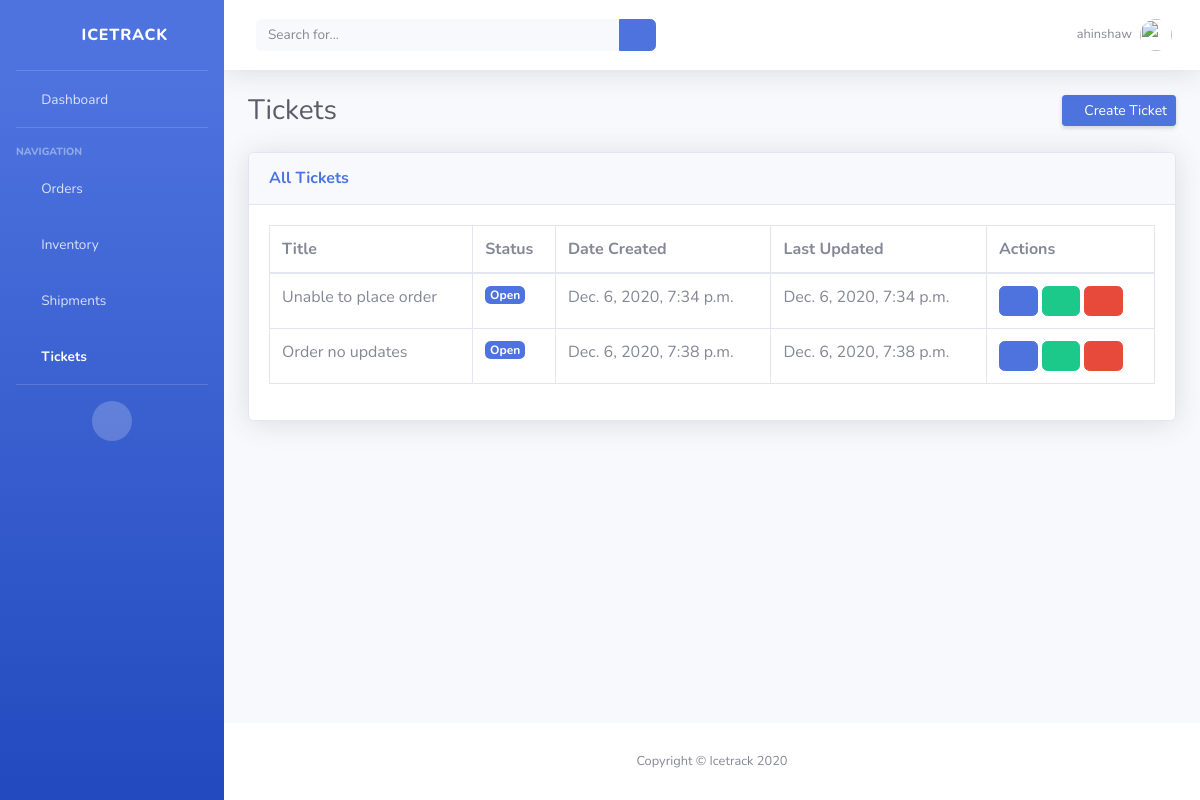
Page /tickets/ (signed in) on the earlier database version.
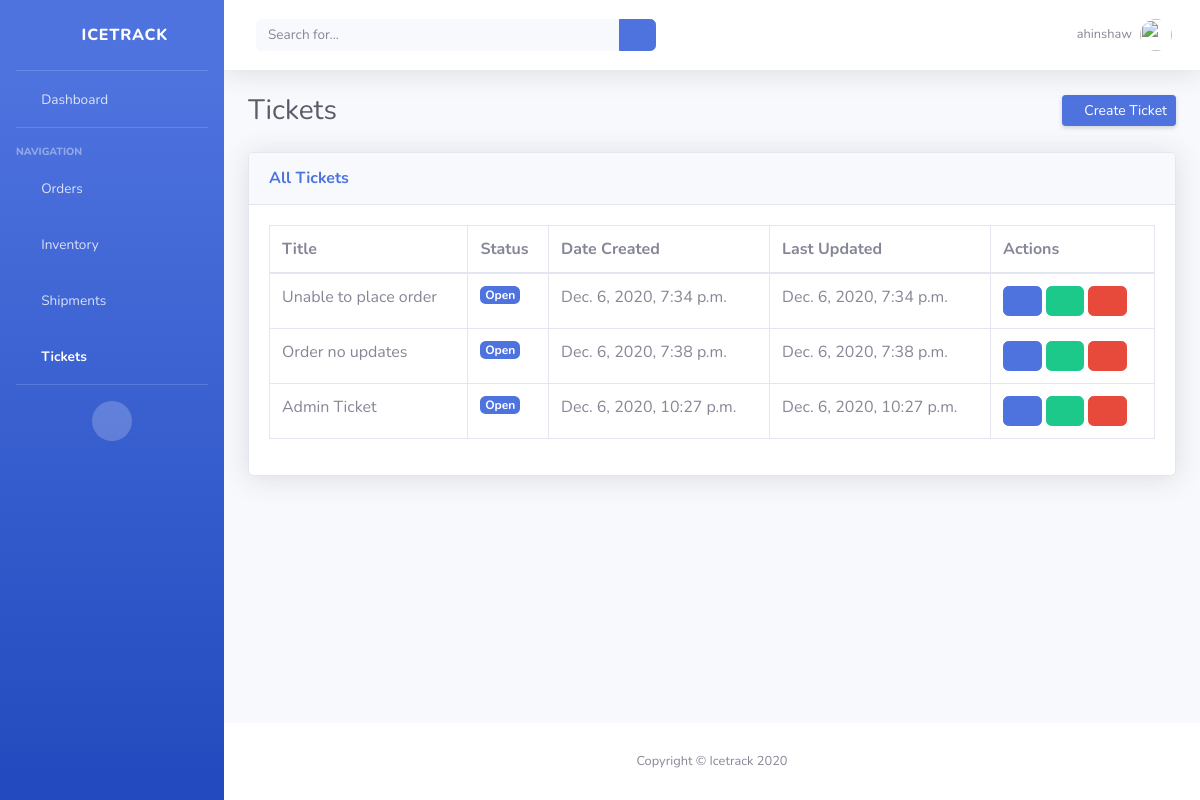
Same page on the later database version.
### icetrack/models.py (models this page shows, shortened)
class Ticket(models.Model):
    STATUS_CHOICES = [
        ('Open', 'Open'),
        ('On Hold', 'On Hold'),
        ('Resolved', 'Resolved')
    ]
    SUBSYSTEM_CHOICES = [
        ('N/A', 'N/A'),
        ('Dashboard', 'Dashboard'),
        ('Orders', 'Orders'),
        ('Inventory', 'Inventory'),
        ('Shipments', 'Shipments'),
        ('Tickets', 'Tickets'),
    ]
    title = models.CharField(max_length=50, blank=True, null=True)
    description = models.TextField(max_length=255, blank=True, null=True)
    status = models.CharField(max_length=10, choices=STATUS_CHOICES, default='Open')
    subsystem = models.CharField(max_length=10, choices=SUBSYSTEM_CHOICES, default='N/A')
    opened_by = models.CharField(max_length=50, blank=True, null=True)
    created_by = models.ForeignKey(User, on_delete=models.CASCADE)
    date_opened = models.DateTimeField(auto_now_add=True, auto_now=False)
    last_updated = models.DateTimeField(auto_now_add=False, auto_now=True)
    export_to_CSV = models.BooleanField(default=False)

### icetrack/views.py (the view)
# urls.py: path('tickets/', TicketsPageView.as_view(), name="tickets"),
@method_decorator(login_required, name='dispatch')
class TicketsPageView(ListView):
    model = Ticket
    template_name = 'tickets.html'
    context_object_name = 'all_tickets_list'
    def get_context_data(self, **kwargs):
        context = super().get_context_data(**kwargs)
        if self.request.user.is_staff:
            context['base_template_name'] = 'base_authenticated.html'
        else:
            context['base_template_name'] = 'base.html'
        return context
    def get_queryset(self):
        if self.request.user.is_staff:
            queryset = Ticket.objects.all()
        else:
            queryset = Ticket.objects.filter(created_by=self.request.user.id)
        return queryset

### templates/tickets.html (shortened to what this page needs)
{% extends base_template_name %}
{% block content%}
<div class="container-fluid">
    <div class="d-sm-flex align-items-center justify-content-between mb-4">
        <h1 class="h3 mb-0 text-gray-800">Tickets</h1>
        <a href="{% url 'create_ticket' %}" class="d-none d-sm-inline-block btn btn-sm btn-primary shadow-sm"><i class="fas fa-plus fa-sm text-white-50"></i> Create Ticket</a>
    </div>
    <div class="card shadow mb-4">
        <div class="card-header py-3">
            <h6 class="m-0 font-weight-bold text-primary">
                {% if request.user.is_staff %}
                    All Tickets
                {% else %}
                    Your Tickets
                {% endif %}
            </h6>
        </div>
        <div class="card-body">
            <div class="table-responsive">
                <table class="table table-bordered" id="dataTable" width="100%" cellspacing="0">
                    <thead>
                        <tr>
                            <th>Title</th>
                            <th>Status</th>
                            <th>Date Created</th>
                            <th>Last Updated</th>
                            {% if request.user.is_staff %}
                                <th>Actions</th>
                            {% endif %}
                        </tr>
                    </thead>
                    <tbody>
                        {% for ticket in all_tickets_list %}
                            <tr>
                                <td>{{ ticket.title }}</td>
                                <td>
                                    {% if ticket.status == 'Open' %}
                                        <span class="badge badge-primary">{{ticket.status}}</span>
                                    {% elif ticket.status == 'On Hold' %}
                                        <span class="badge badge-warning">{{ticket.status}}</span>
                                    {% elif ticket.status == 'Resolved' %}
                                        <span class="badge badge-success">{{ticket.status}}</span>
                                    {% endif %}
                                </td>
                                <td>{{ ticket.date_opened }}</td>
                                <td>{{ ticket.last_updated }}</td>
                                {% if request.user.is_staff %}
                                    <td>
                                        <a class="btn btn-primary" href="{% url 'ticket_detail' ticket.id %}"><i class="far fa-eye"></i></a>
                                        <a class="btn btn-success" href="{% url 'update_ticket' ticket.id %}"><i class="fas fa-edit"></i></a>
                                        <a class="btn btn-danger" href="{% url 'delete_ticket' ticket.id %}"><i class="far fa-trash-alt"></i></a>
                                    </td>
                                {% endif %}
                            </tr>
                        {% endfor %}
                    </tbody>
                </table>
            </div>
        </div>
    </div>
</div>
{% endblock content %}

Differences in the rows shown:
added Ticket: title "Admin Ticket", status "Open", date_opened "Dec. 6, 2020, 10:27 p.m.", last_updated "Dec. 6, 2020, 10:27 p.m."
